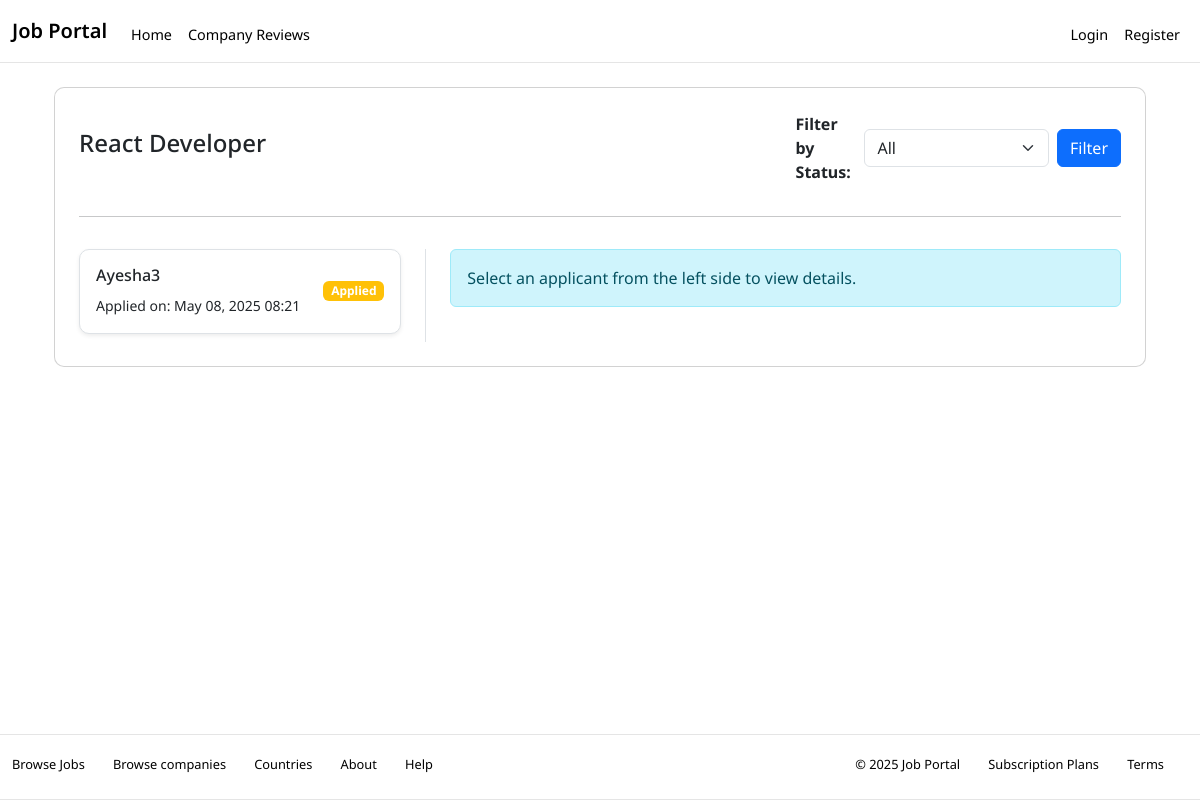
Before: /employer/job/4/applicants/ with the older database file.
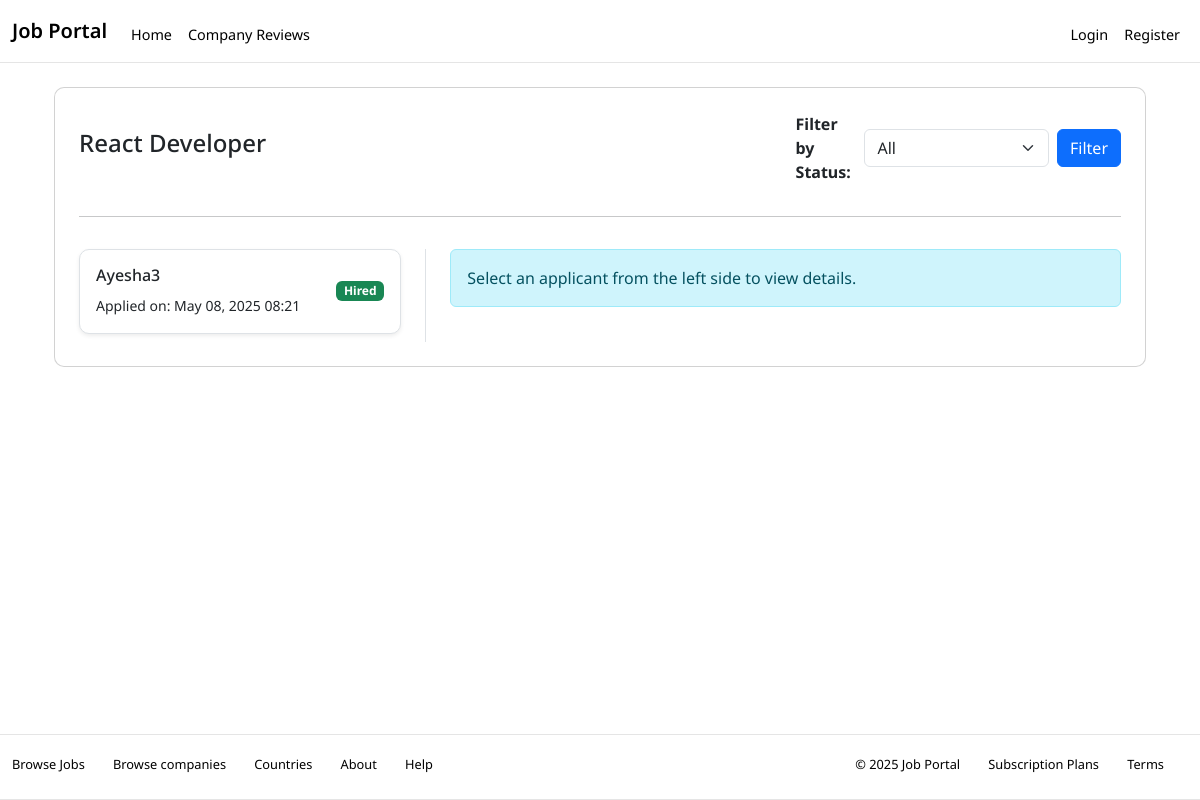
After: the same page with the newer database file.
### core/models.py (models this page shows)
class Application(models.Model):
    job = models.ForeignKey(Job, on_delete=models.CASCADE)
    seeker = models.ForeignKey(JobSeekerProfile, on_delete=models.CASCADE)
    resume = models.FileField(upload_to='applications/')
    cover_letter = models.TextField(blank=True)
    status = models.CharField(max_length=20, choices=[('applied', 'Applied'), ('interview', 'Interview Scheduled'), ('rejected', 'Rejected'), ('hired', 'Hired')], default='applied')
    applied_at = models.DateTimeField(auto_now_add=True)

class JobSeekerProfile(models.Model):
    user = models.OneToOneField(User, on_delete=models.CASCADE)
    phone = models.CharField(max_length=20)
    location = models.CharField(max_length=100)
    resume = models.FileField(upload_to='resumes/')
    bio = models.TextField(blank=True)
    skills = models.ManyToManyField(Skill, blank=True)

class User(AbstractUser):
    ROLE_CHOICES = (
        ('seeker', 'Job Seeker'),
        ('employer', 'Employer'),
        ('admin', 'Admin'),
    )
    role = models.CharField(max_length=10, choices=ROLE_CHOICES)
    is_email_verified = models.BooleanField(default=False)

### core/views.py (the view)
# urls.py: path('employer/job/<int:job_id>/applicants/', view_applicants, name='view-applicants'),
def view_applicants(request, job_id):
    job = get_object_or_404(Job, id=job_id)
    applications = Application.objects.filter(job=job)
    status = request.GET.get('status')
    if status:
        applications = applications.filter(status=status)
    return render(request, 'core/view_applicants.html', {
        'job': job,
        'applications': applications,
    })

### core/templates/core/view_applicants.html (shortened to what the changed rows need)
{% extends 'base.html' %}
{% block content %}
<div class="container p-4">
  <div class="card p-4" style="border-radius: 10px">
    {% if applications|length == 0 %}
      <div class="alert alert-warning">
        No applicants for this job.
      </div>
    {% else %}
    <div class="row g-0 mt-3">
      <div class="col-md-4 border-end pe-4">
        <ul class="list-group">
          {% for app in applications %}
            <a
              href="?selected={{ app.id }}"
              class="list-group-item p-3 d-flex align-items-center {% if request.GET.selected|add:'0' == app.id %}active{% endif %} shadow-sm mb-2"
              style="border-radius: 10px">
               <div class="flex-grow-1">
                 <h6>{{ app.seeker.user.username|capfirst }}</h6>
                 <small>Applied on: {{ app.applied_at|date:"M d, Y H:i" }}</small>
               </div>
               <span class="badge
                 {% if app.status == 'applied' %}bg-warning{% endif %}
                 {% if app.status == 'hired' %}bg-success{% endif %}">
                 {{ app.status|capfirst }}
               </span>
            </a>
          {% endfor %}
        </ul>
      </div>
    </div>
    {% endif %}
  </div>
</div>
{% endblock %}

Changed rows visible on the page:
changed Application "Ayesha3": status "Applied" → "Hired"
